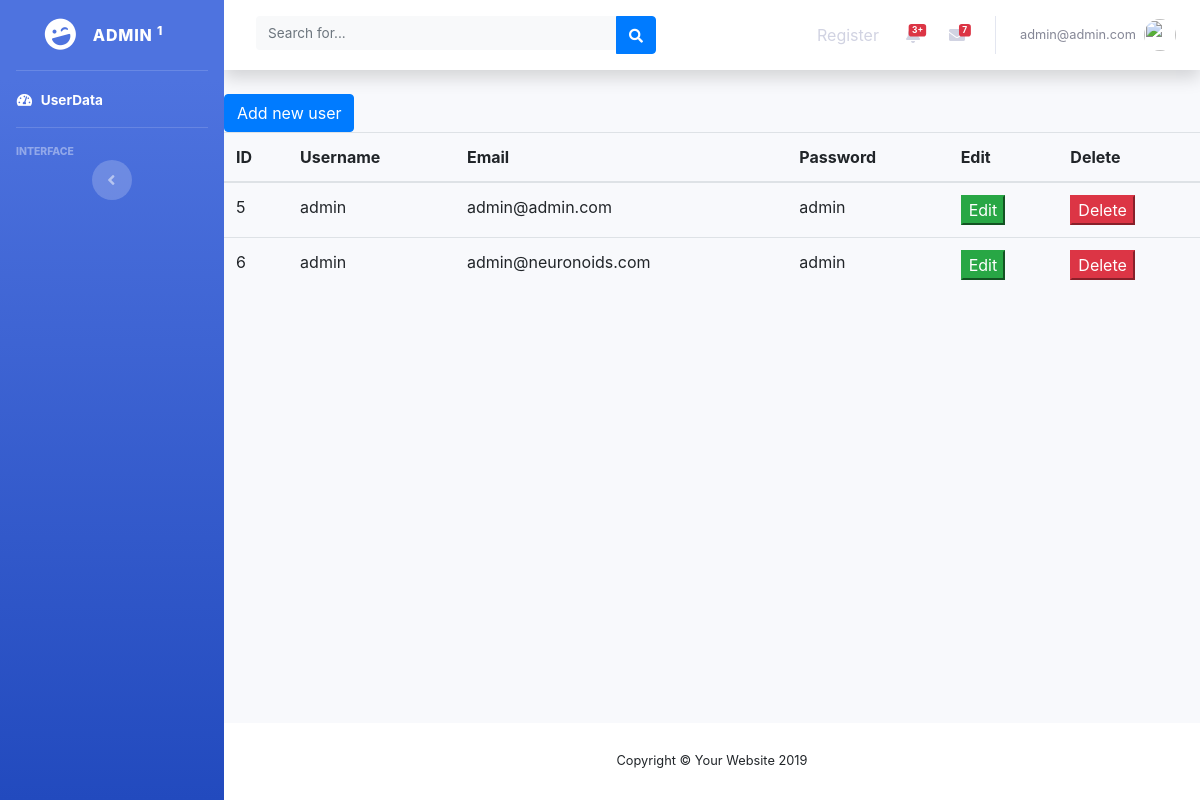
The app's page /scrap/admin/register.php (signed in) with its own data.
### tables this page shows
CREATE TABLE `register` (
  `id` int(11) NOT NULL,
  `username` varchar(50) NOT NULL,
  `email` varchar(50) NOT NULL,
  `password` varchar(50) NOT NULL
);

### scrap/admin/register.php (the view, shortened to what this page needs)
<?php
include('includes/header.php'); ?>
<?php include('includes/navbar.php'); ?>
<div class="container">
    <div class="row">
        <button type="button" class="btn btn-primary" data-toggle="modal" data-target="#exampleModal">
            Add new user
        </button>
    </div>
    <div class="row">
        <?php
        $connection = mysqli_connect("localhost", "root", "", "neuronoids");
        $query = "SELECT * FROM register";
        $query_run = mysqli_query($connection, $query);
        ?>
        <div class="table-responsive">
            <table class="table">
                <thead>
                    <tr>
                        <th>ID</th>
                        <th>Username</th>
                        <th>Email</th>
                        <th>Password</th>
                        <th>Edit</th>
                        <th>Delete</th>
                    </tr>
                </thead>
                <tbody>
                    <?php
                    if (mysqli_num_rows($query_run) > 0) {
                        while ($row = mysqli_fetch_assoc($query_run)) {
                            ?>
                            <tr>
                                <td><?php echo $row['id']; ?></td>
                                <td><?php echo $row['username']; ?></td>
                                <td><?php echo $row['email']; ?></td>
                                <td><?php echo $row['password']; ?></td>
                                <td><form action="register_edit.php" method="post">
                                    <button class="btn-success " name="edit_btn" type="submit">Edit</button>
                                    </form>
                                </td>
                                <td>
                                <form action="code.php" method="post">
                                    <button class="btn-danger " name="deletebtn" type="submit">Delete</button>
                                    </form>
                                </td>
                            </tr>
                        <?php
                    }
                } else {
                    echo "No record found";
                }
                ?>
                </tbody>
            </table>
        </div>
    </div>
</div>
</div>
<div>
    <?php include('includes/footer.php'); ?>

### records on screen
register: id "5", username "admin", email "admin@admin.com", password "admin"
register: id "6", username "admin", email "admin@neuronoids.com", password "admin"

### other values on screen
$_SESSION['username'] "admin@admin.com"
